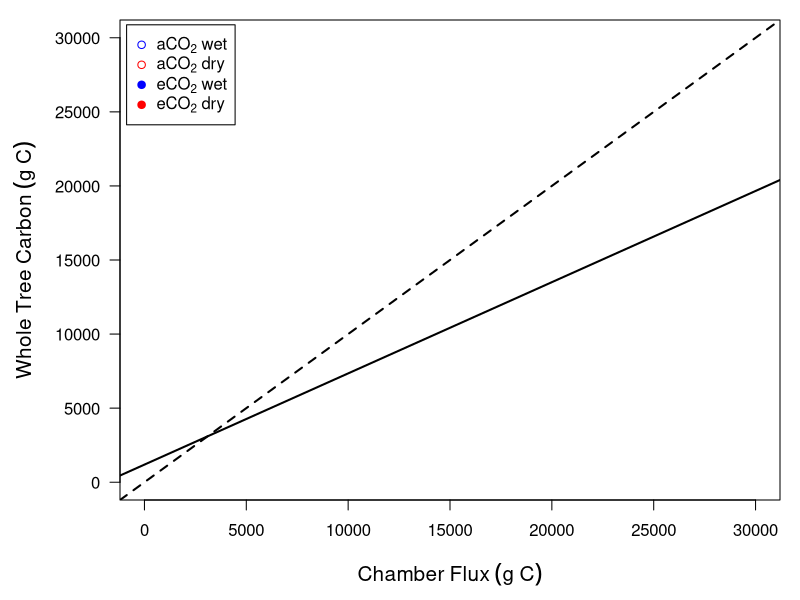

The R source for this figure: (Note: this script raises an error after producing the figure.)
#read data for cumulative C flux and harvest mass
dayfluxtomass <- read.csv("whole_tree_csv/harvest mass and carbon flux_newroots.csv")   


#CO2 flux to harvest mass scatter plot

#linear model to show fit on graph
diurnalmodel <- lm(treeC ~ Cflux, data = dayfluxtomass)
summary(diurnalmodel)

# library(nortest) 
# ad.test(dayfluxtomass$treeC)
# ad.test(dayfluxtomass$Cflux)
# shapiro.test(dayfluxtomass$treeC)

modeltrt<- lm(treeC ~ Cflux*CO2_treatment*Water_treatment, data = dayfluxtomass)
anova(modeltrt)

getP <- function(x)anova(x)[[5]][1]
getP(diurnalmodel)

##plot with total flux
leglab2 = c(expression(paste(aCO[2], " " ,"wet")), expression(paste(aCO[2], " " ,"dry")),
            expression(paste(eCO[2], " " ,"wet")), expression(paste(eCO[2], " " ,"dry")))

palette (c("red", "blue"))

#windows (8,6)
par(mar=c(5,6,1,1),las=1, cex.axis=1, cex.lab=1.25, mgp=c(3.5,1,0))

plot(1,type='n', ylab = "",
     xlab=expression(Chamber~Flux~(g ~ C)),
     xlim = c(0, 30000),
     ylim = c(0, 30000))

title(ylab=expression(Whole~Tree~Carbon~(g ~ C)), mgp=c(4,1,0))

legend("topleft", leglab2, pch=c(1,1, 19, 19), col=c("blue", "red", "blue", "red"), inset = 0.01)
abline(diurnalmodel, lwd=2)
abline(0, 1, lty=2, lwd=2)
points(treeC ~ Cflux, data = dayfluxtomass,pch=c(1,19)[CO2_treatment],col=Water_treatment, cex=1.5)

mtext("p < 0.0001, R = 0.83", side = 1, line = -3, cex = 1)

# dev.copy2pdf(file= "master_scripts/paper_figs/WTCI_fluxmass.pdf")
# dev.off()


